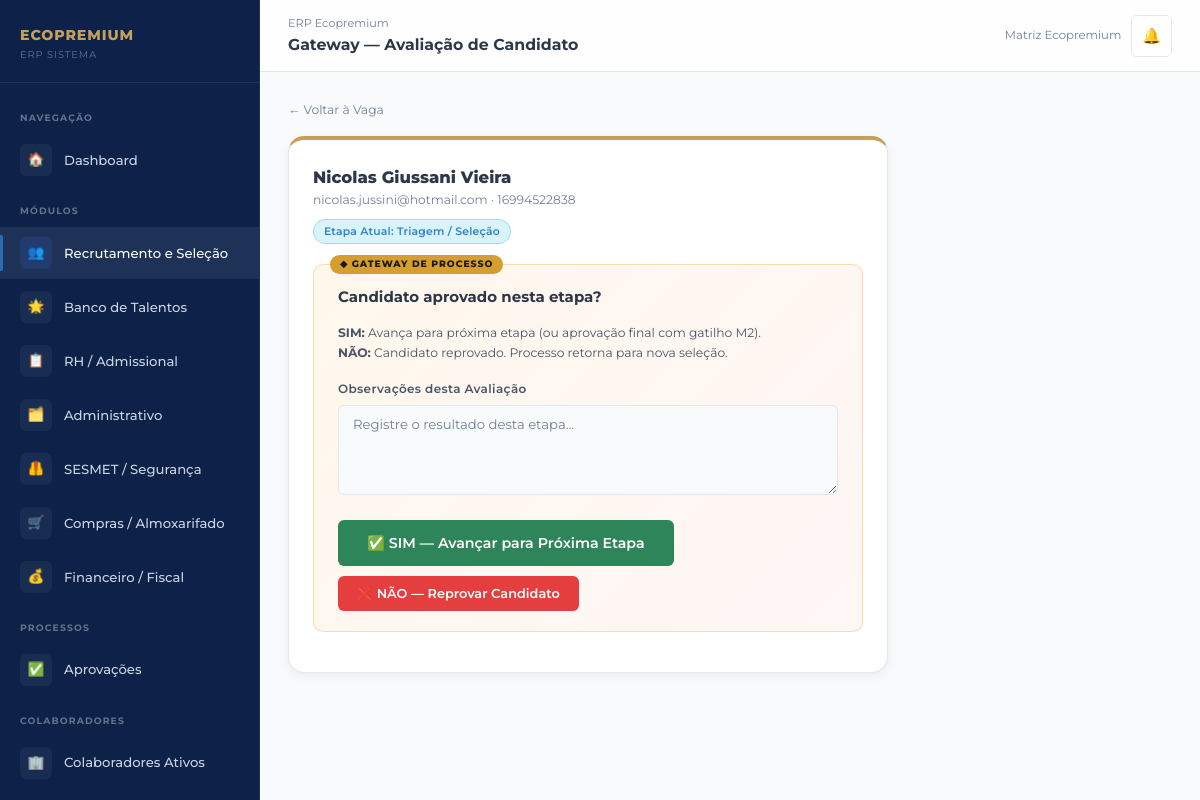
Page /recrutamento/candidato/8/avancar/ (signed in) on the committed database.
### core/models.py (models this page shows, shortened)
class PerfilUsuario(models.Model):
    PERFIS = [
        ('admin', 'Administrador'),
        ('gestor', 'Gestor'),
        ('rh', 'RH / Departamento Pessoal'),
        ('financeiro', 'Financeiro / Fiscal'),
        ('sesmet', 'SESMET / Segurança do Trabalho'),
        ('compras', 'Compras / Almoxarifado'),
        ('operacional', 'Operacional'),
    ]
    MARCAS = [
        ('eco_premium', 'Eco Premium'),
        ('trip_premium', 'Trip Premium'),
        ('log_premium', 'Log Premium'),
        ('matriz', 'Matriz Ecopremium'),
    ]
    usuario = models.OneToOneField(User, on_delete=models.CASCADE, related_name='perfil')
    perfil = models.CharField(max_length=20, choices=PERFIS, default='operacional')
    marca = models.CharField(max_length=20, choices=MARCAS, default='eco_premium')
    unidade = models.CharField(max_length=100, default='Matriz')
    telefone = models.CharField(max_length=20, blank=True)
    avatar_iniciais = models.CharField(max_length=3, blank=True)
    criado_em = models.DateTimeField(auto_now_add=True)
    class Meta:
        verbose_name = 'Perfil de Usuário'
        verbose_name_plural = 'Perfis de Usuários'

### recrutamento/models.py (models this page shows, shortened)
class Candidato(models.Model):
    ETAPAS = [
        ('triagem', 'Triagem / Seleção'),
        ('avaliacao_dp', 'Avaliação DP / Comportamental'),
        ('entrevista_final', 'Entrevista Final com Gestor'),
        ('aprovado', 'Aprovado'),
        ('reprovado', 'Reprovado'),
        ('desistente', 'Desistente'),
    ]
    vaga = models.ForeignKey(Vaga, on_delete=models.CASCADE, related_name='candidatos')
    nome = models.CharField(max_length=200, verbose_name='Nome Completo')
    email = models.EmailField(verbose_name='E-mail')
    telefone = models.CharField(max_length=20, verbose_name='Telefone')
    cidade = models.CharField(max_length=100, blank=True, verbose_name='Cidade')
    cpf = models.CharField(max_length=14, blank=True, verbose_name='CPF')
    etapa_atual = models.CharField(max_length=20, choices=ETAPAS, default='triagem')
    aprovado = models.BooleanField(null=True, blank=True, verbose_name='Aprovado?')
    curriculum_obs = models.TextField(blank=True, verbose_name='Observações do Currículo')
    avaliacao_comportamental = models.TextField(blank=True, verbose_name='Avaliação Comportamental')
    resultado_entrevista = models.TextField(blank=True, verbose_name='Resultado da Entrevista Final')
    avaliado_por = models.ForeignKey(User, on_delete=models.SET_NULL, null=True, blank=True,
                                      related_name='candidatos_avaliados')
    encaminhado_admissao = models.BooleanField(default=False, verbose_name='Encaminhado para Admissão?')
    criado_em = models.DateTimeField(auto_now_add=True)
    atualizado_em = models.DateTimeField(auto_now=True)
    class Meta:
        verbose_name = 'Candidato'
        verbose_name_plural = 'Candidatos'
        ordering = ['-criado_em']

### recrutamento/views.py (the view, shortened to what this page needs)
# urls.py: path('candidato/<int:candidato_pk>/avancar/', views.avancar_etapa, name='avancar_etapa'),
@login_required
def avancar_etapa(request, candidato_pk):
    candidato = get_object_or_404(Candidato, pk=candidato_pk)
    return render(request, 'recrutamento/gateway_candidato.html', {'candidato': candidato})

### templates/recrutamento/gateway_candidato.html (shortened to what this page needs)
{% extends 'base.html' %}
{% block nav_recrutamento %}active{% endblock %}
{% block topbar_title %}Gateway — Avaliação de Candidato{% endblock %}
{% block content %}
<a href="{% url 'detalhe_vaga' candidato.vaga.pk %}" style="color:var(--text-muted);font-size:0.82rem;text-decoration:none;display:block;margin-bottom:16px;">← Voltar à Vaga</a>
<div class="card" style="max-width:600px;">
  <div style="margin-bottom:20px;">
    <div style="font-size:1.1rem;font-weight:800;">{{ candidato.nome }}</div>
    <div style="font-size:0.82rem;color:var(--text-muted);">{{ candidato.email }} · {{ candidato.telefone }}</div>
    <div style="margin-top:8px;"><span class="badge badge-info">Etapa Atual: {{ candidato.get_etapa_atual_display }}</span></div>
  </div>
  <div class="gateway-box">
    <div class="gateway-question">Candidato aprovado nesta etapa?</div>
    <p style="font-size:0.82rem;color:var(--text-secondary);margin-bottom:16px;">
      <strong>SIM:</strong> Avança para próxima etapa (ou aprovação final com gatilho M2).<br>
      <strong>NÃO:</strong> Candidato reprovado. Processo retorna para nova seleção.
    </p>
    <form method="post">
      <div class="form-group">
        <label class="form-label">Observações desta Avaliação</label>
        <textarea name="obs" class="form-control" rows="3" placeholder="Registre o resultado desta etapa..."></textarea>
      </div>
      <div class="gateway-actions">
        <button type="submit" name="acao" value="avancar" class="btn btn-success btn-lg">
          ✅ SIM — Avançar para Próxima Etapa
        </button>
        <button type="submit" name="acao" value="reprovar" class="btn btn-danger">
          ❌ NÃO — Reprovar Candidato
        </button>
      </div>
    </form>
  </div>
</div>
{% endblock %}

### templates/base.html (shortened to what this page needs)
{% load static %}
<!DOCTYPE html>
<html lang="pt-BR">
<head>
  <link rel="stylesheet" href="{% static 'css/main.css' %}?v=2">
</head>
<body>
<div class="erp-layout">
  <aside class="sidebar" id="sidebar">
    <div class="sidebar-logo">
      <div class="sidebar-logo-text">
        <div class="brand-name">ECOPREMIUM</div>
        <div class="brand-sub">ERP Sistema</div>
      </div>
    </div>
    <nav class="sidebar-nav">
      <div class="nav-section-label">Navegação</div>
      <a href="{% url 'dashboard' %}" class="nav-item {% block nav_dashboard %}{% endblock %}">
        <span class="nav-icon">🏠</span>
        Dashboard
      </a>
      <div class="nav-section-label">Módulos</div>
      <a href="{% url 'lista_vagas' %}" class="nav-item mod1 {% block nav_recrutamento %}{% endblock %}">
        <span class="nav-icon">👥</span>
        Recrutamento e Seleção
      </a>
      <a href="{% url 'banco_talentos' %}" class="nav-item mod1 {% block nav_talentos %}{% endblock %}">
        <span class="nav-icon">🌟</span>
        Banco de Talentos
      </a>
      <a href="{% url 'lista_admissoes' %}" class="nav-item mod2 {% block nav_admissional %}{% endblock %}">
        <span class="nav-icon">📋</span>
        RH / Admissional
      </a>
      <a href="{% url 'lista_demandas' %}" class="nav-item mod3 {% block nav_administrativo %}{% endblock %}">
        <span class="nav-icon">🗂️</span>
        Administrativo
      </a>
      <a href="{% url 'dashboard_sesmet' %}" class="nav-item mod4 {% block nav_sesmet %}{% endblock %}">
        <span class="nav-icon">🦺</span>
        SESMET / Segurança
      </a>
      <a href="{% url 'painel_compras' %}" class="nav-item mod5 {% block nav_compras %}{% endblock %}">
        <span class="nav-icon">🛒</span>
        Compras / Almoxarifado
      </a>
      <a href="{% url 'painel_financeiro' %}" class="nav-item mod6 {% block nav_financeiro %}{% endblock %}">
        <span class="nav-icon">💰</span>
        Financeiro / Fiscal
      </a>
      <div class="nav-section-label">Processos</div>
      <a href="{% url 'aprovacoes_pendentes' %}" class="nav-item {% block nav_aprovacoes %}{% endblock %}" id="navAprovacoes">
        <span class="nav-icon">✅</span>
        Aprovações
      </a>
      <div class="nav-section-label">Colaboradores</div>
      <a href="{% url 'lista_colaboradores' %}" class="nav-item {% block nav_colaboradores %}{% endblock %}">
        <span class="nav-icon">🏢</span>
        Colaboradores Ativos
      </a>
    </nav>
  </aside>
  <div class="main-content">
    <div class="topbar">
      <div class="topbar-title">
        <span class="breadcrumb">ERP Ecopremium</span>
        {% block topbar_title %}Dashboard{% endblock %}
      </div>
      <div class="topbar-actions">
        <span style="font-size:0.78rem;color:var(--text-muted);">
          {% if user.perfil %}{{ user.perfil.get_marca_display }}{% endif %}
        </span>
        <a href="#" class="notif-btn" id="notifBtn" title="Notificações">
          🔔
        </a>
      </div>
    </div>
    <div class="content-area">
      {% block content %}{% endblock %}
    </div>
  </div>
</div>
</body>
</html>

### rows in the picture
Candidato: nome "Nicolas Giussani Vieira", email "nicolas.jussini@hotmail.com", telefone "16994522838", etapa_atual "Triagem / Seleção"

### other values in the picture
{{ user.perfil.get_marca_display }} "Matriz Ecopremium"
